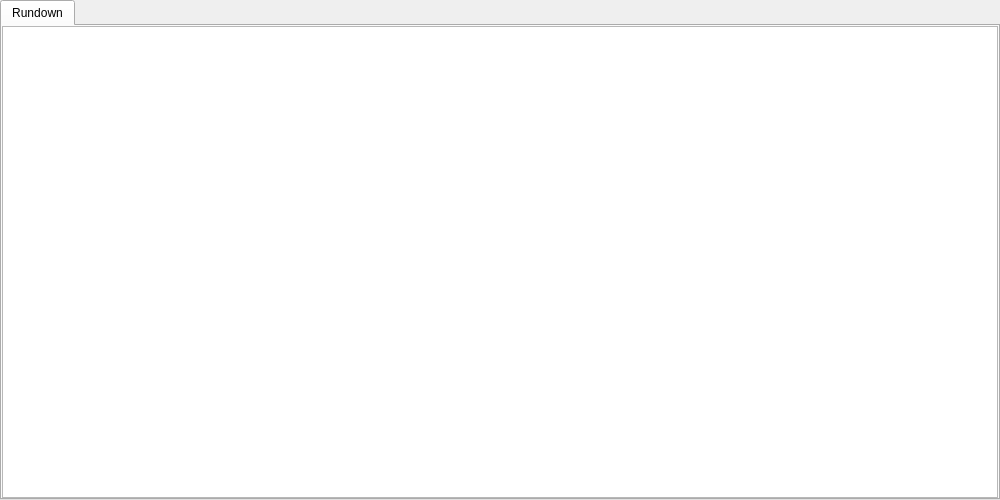
<?xml version="1.0" encoding="UTF-8"?>
<ui version="4.0">
 <class>RundownWidget</class>
 <widget class="QWidget" name="RundownWidget">
  <property name="geometry">
   <rect>
    <x>0</x>
    <y>0</y>
    <width>1000</width>
    <height>500</height>
   </rect>
  </property>
  <property name="styleSheet">
   <string notr="true"/>
  </property>
  <layout class="QVBoxLayout" name="verticalLayout_2">
   <property name="spacing">
    <number>0</number>
   </property>
   <property name="margin">
    <number>0</number>
   </property>
   <item>
    <widget class="QTabWidget" name="tabWidgetRundown">
     <property name="currentIndex">
      <number>0</number>
     </property>
     <property name="movable">
      <bool>true</bool>
     </property>
     <widget class="QWidget" name="tabRundown">
      <attribute name="title">
       <string>Rundown</string>
      </attribute>
      <layout class="QVBoxLayout" name="verticalLayout">
       <property name="spacing">
        <number>0</number>
       </property>
       <property name="margin">
        <number>0</number>
       </property>
       <item>
        <widget class="QTreeWidget" name="treeWidgetRundown">
         <property name="contextMenuPolicy">
          <enum>Qt::CustomContextMenu</enum>
         </property>
         <property name="alternatingRowColors">
          <bool>true</bool>
         </property>
         <property name="selectionMode">
          <enum>QAbstractItemView::ExtendedSelection</enum>
         </property>
         <property name="indentation">
          <number>65</number>
         </property>
         <property name="rootIsDecorated">
          <bool>false</bool>
         </property>
         <property name="uniformRowHeights">
          <bool>true</bool>
         </property>
         <property name="itemsExpandable">
          <bool>true</bool>
         </property>
         <attribute name="headerVisible">
          <bool>false</bool>
         </attribute>
         <attribute name="headerDefaultSectionSize">
          <number>150</number>
         </attribute>
         <attribute name="headerShowSortIndicator" stdset="0">
          <bool>false</bool>
         </attribute>
         <column>
          <property name="text">
           <string>Item</string>
          </property>
         </column>
        </widget>
       </item>
      </layout>
     </widget>
    </widget>
   </item>
  </layout>
 </widget>
 <resources/>
 <connections>
  <connection>
   <sender>treeWidgetRundown</sender>
   <signal>itemDoubleClicked(QTreeWidgetItem*,int)</signal>
   <receiver>RundownWidget</receiver>
   <slot>itemDoubleClicked(QTreeWidgetItem*,int)</slot>
   <hints>
    <hint type="sourcelabel">
     <x>564</x>
     <y>160</y>
    </hint>
    <hint type="destinationlabel">
     <x>653</x>
     <y>154</y>
    </hint>
   </hints>
  </connection>
  <connection>
   <sender>treeWidgetRundown</sender>
   <signal>currentItemChanged(QTreeWidgetItem*,QTreeWidgetItem*)</signal>
   <receiver>RundownWidget</receiver>
   <slot>currentItemChanged(QTreeWidgetItem*,QTreeWidgetItem*)</slot>
   <hints>
    <hint type="sourcelabel">
     <x>497</x>
     <y>222</y>
    </hint>
    <hint type="destinationlabel">
     <x>653</x>
     <y>237</y>
    </hint>
   </hints>
  </connection>
  <connection>
   <sender>treeWidgetRundown</sender>
   <signal>itemClicked(QTreeWidgetItem*,int)</signal>
   <receiver>RundownWidget</receiver>
   <slot>itemClicked(QTreeWidgetItem*,int)</slot>
   <hints>
    <hint type="sourcelabel">
     <x>516</x>
     <y>315</y>
    </hint>
    <hint type="destinationlabel">
     <x>653</x>
     <y>322</y>
    </hint>
   </hints>
  </connection>
 </connections>
 <slots>
  <slot>addItem()</slot>
  <slot>removeItem()</slot>
  <slot>itemClicked(QTreeWidgetItem*,int)</slot>
  <slot>filterRundown()</slot>
  <slot>itemDoubleClicked(QTreeWidgetItem*,int)</slot>
  <slot>currentItemChanged(QTreeWidgetItem*,QTreeWidgetItem*)</slot>
  <slot>itemActivated(QTreeWidgetItem*,int)</slot>
 </slots>
</ui>
